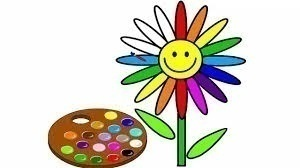
#> input picture 01_sandbox/flower.jpg, 300 x 168 px
$ python 'repeating 2 june.py'
#> lines starting #> are read from the running program, lines starting #| are printed output that depends on the picture
import cv2
import matplotlib.pyplot as plt

img = cv2.imread("flower.jpg")  # BGR
#> img is the input picture: shape (168, 300, 3); mean B, G, R 202.3, 213.7, 217.7
img_rgb = cv2.cvtColor(img, cv2.COLOR_BGR2RGB)  # RGB
grey_bgr = cv2.cvtColor(img, cv2.COLOR_BGR2GRAY)  # BGR gray
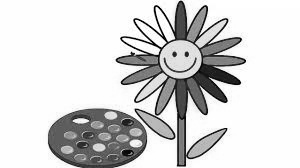
#> grey_bgr: shape (168, 300); min 0, max 255, mean 213.6
grey = cv2.cvtColor(grey_bgr, cv2.COLOR_GRAY2RGB)  # RGB gray
cv2.imwrite(filename="flower_copy.jpg", img=img)
# 1 способ вывода (требует rgb)
plt.subplot(121)
plt.title("Original flower")
plt.imshow(img_rgb)

plt.subplot(122)
plt.title("Grey flower")
plt.imshow(grey)
plt.show()
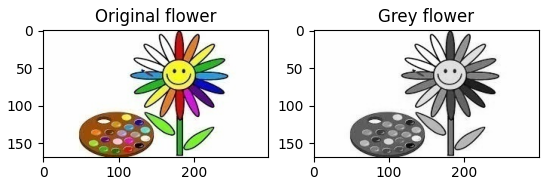
#> figure drawn by matplotlib, 2 panels
# 2 способ вывода (требует bgr)
cv2.imshow("Original flower", img)
cv2.imshow("Grey flower", grey_bgr)
cv2.waitKey(0)
cv2.destroyAllWindows()

$ run again, with 01_sandbox/apples.jpg copied over 01_sandbox/flower.jpg
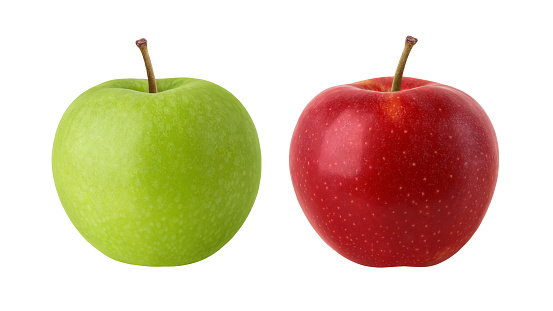
#> input picture 01_sandbox/apples.jpg, 553 x 311 px
#> img is the input picture: shape (311, 553, 3); mean B, G, R 176.6, 200.6, 219.6
#> `grey_bgr = cv2.cvtColor(img, cv2.COLOR_BGR2GRAY)`:
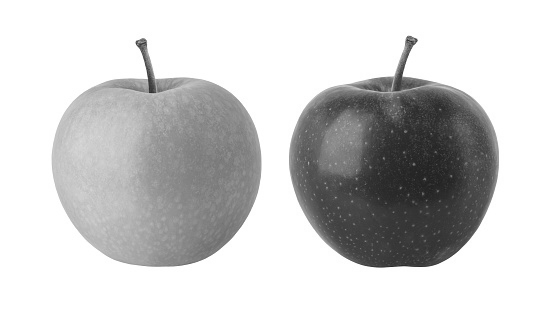
#> grey_bgr: shape (311, 553); min 31, max 255, mean 203.5
#> `plt.show()`:
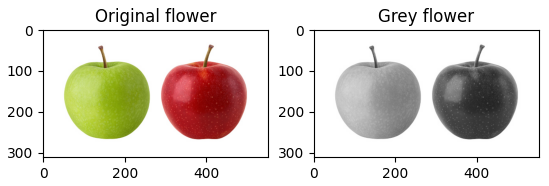
#> figure drawn by matplotlib, 2 panels
